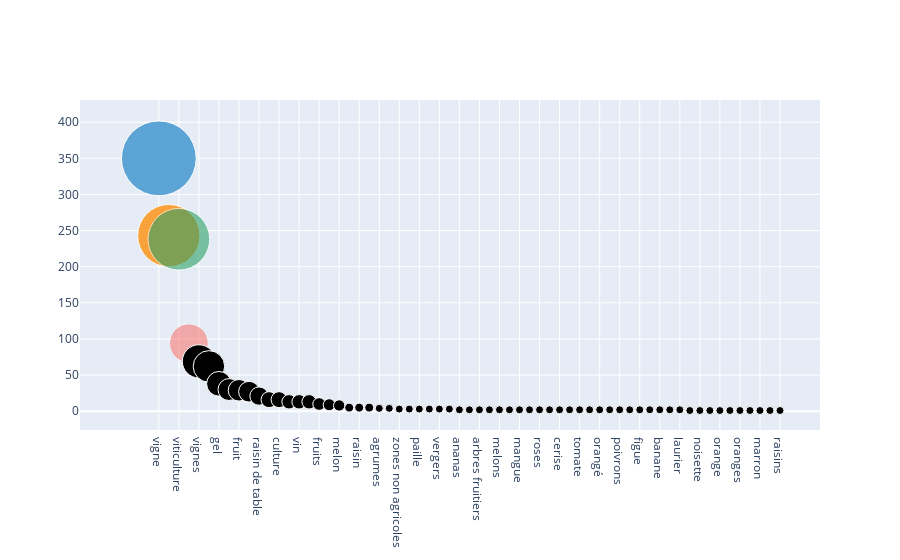

Here is the notebook cell this chart was saved with:
### Code cell
import plotly.graph_objects as go

features = list(dico.values()) 
true_labels = list(dico.keys())

fig = go.Figure(data=[go.Scatter(
    x=true_labels, y=features,
    mode='markers',
    marker=dict(
        color=['rgb(93, 164, 214)', 'rgb(255, 144, 14)',
               'rgb(44, 160, 101)', 'rgb(255, 65, 54)'],
        opacity=[1, 0.8, 0.6, 0.4],
        size=features,
        sizemode='area',
        sizeref=2.*max(size)/(40.**2),
        sizemin=4
    )
)])

fig.show()

### Figure 1 — Plotly figure (JSON) as saved in the notebook; plotly's stock layout.template omitted (floating-point values rounded to 4 significant figures)
{"data": [{"marker": {"color": ["rgb(93, 164, 214)", "rgb(255, 144, 14)", "rgb(44, 160, 101)", "rgb(255, 65, 54)"], "opacity": [1, 0.8, 0.6, 0.4], "size": [350, 243, 238, 94, 69, 62, 38, 30, 29, 27, 21, 16, 16, 13, 13, 13, 10, 9, 8, 5, 5, 5, 4, 4, 3, 3, 3, 3, 3, 3, 2, 2, 2, 2, 2, 2, 2, 2, 2, 2, 2, 2, 2, 2, 2, 2, 2, 2, 2, 2, 2, 2, 2, 1, 1, 1, 1, 1, 1, 1, 1, 1, 1], "sizemin": 4, "sizemode": "area", "sizeref": 0.125}, "mode": "markers", "type": "scatter", "x": ["vigne", "baies", "viticulture", "cultures", "vignes", "pois", "gel", "soleil", "fruit", "semences", "raisin de table", "vins", "culture", "baie", "vin", "fleurs", "fruits", "tournesol", "melon", "noyers", "raisin", "verger", "agrumes", "noix", "zones non agricoles", "fleur", "paille", "pailles", "vergers", "olivier", "ananas", "oliviers", "arbres fruitiers", "tomates", "melons", "poire", "mangue", "rose", "roses", "courges", "cerise", "amandiers", "tomate", "fruits tropicale", "orangé", "fruitières", "poivrons", "abricot", "figue", "citron", "banane", "goyave", "laurier", "gels", "noisette", "poirier", "orange", "fruitiers", "oranges", "noyer", "marron", "rosiers", "raisins"], "y": [350, 243, 238, 94, 69, 62, 38, 30, 29, 27, 21, 16, 16, 13, 13, 13, 10, 9, 8, 5, 5, 5, 4, 4, 3, 3, 3, 3, 3, 3, 2, 2, 2, 2, 2, 2, 2, 2, 2, 2, 2, 2, 2, 2, 2, 2, 2, 2, 2, 2, 2, 2, 2, 1, 1, 1, 1, 1, 1, 1, 1, 1, 1]}], "layout": {}}
